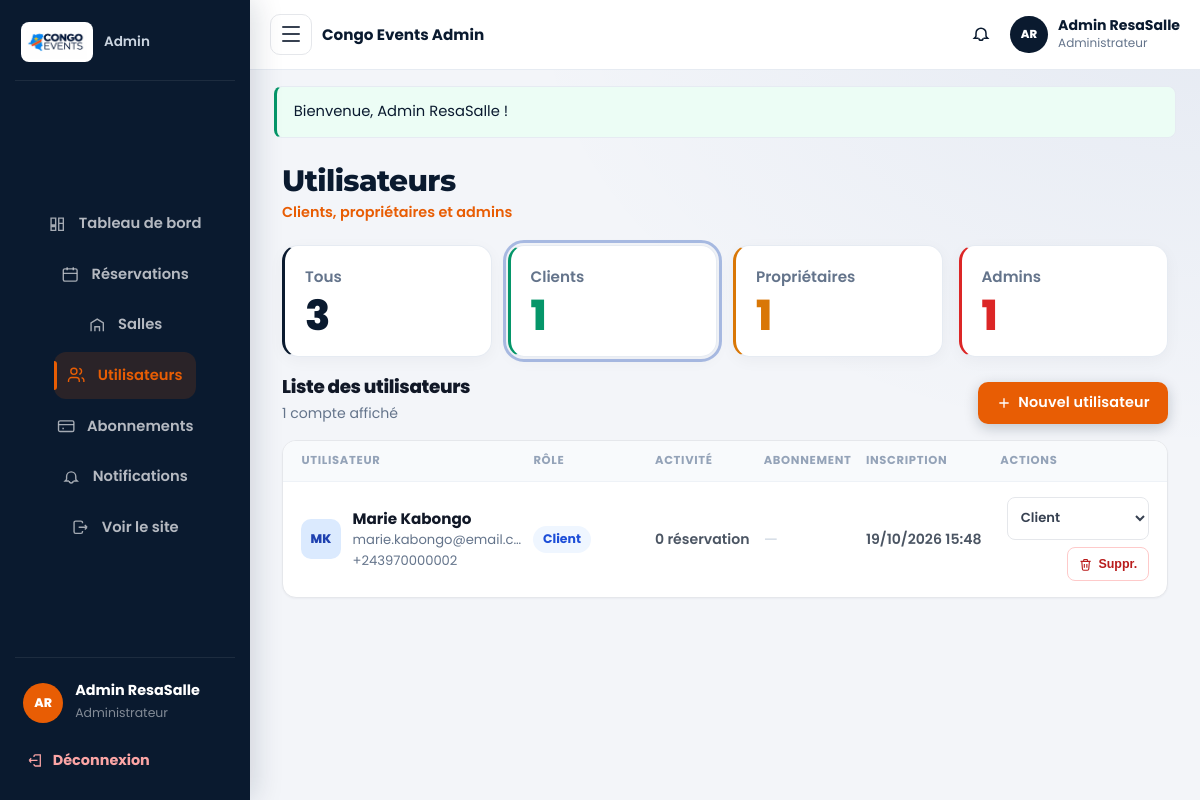
Screenshot of /admin/utilisateurs.php?role=client (signed in) with the database file from the repository.
### tables this page shows
CREATE TABLE IF NOT EXISTS utilisateurs (
  id INT UNSIGNED AUTO_INCREMENT PRIMARY KEY,
  nom VARCHAR(120) NOT NULL,
  email VARCHAR(180) NOT NULL UNIQUE,
  telephone VARCHAR(30) DEFAULT NULL,
  mot_de_passe VARCHAR(255) NOT NULL,
  role ENUM('admin', 'client', 'proprietaire') NOT NULL DEFAULT 'client',
  date_creation DATETIME NOT NULL DEFAULT CURRENT_TIMESTAMP
);

### includes/functions.php (called while the page is built, shortened)
<?php
require_once __DIR__ . '/../config/database.php';
function e(?string $value): string
{
    return htmlspecialchars((string) $value, ENT_QUOTES, 'UTF-8');
}
function get_flash(): ?array
{
    $flash = $_SESSION['flash'];
    return $flash;
}
function current_user(): ?array
{
    return $_SESSION['user'] ?? null;
}
function require_login(): void
{
    try {
        $uid = (int) (current_user()['id'] ?? 0);
        if ($uid > 0) {
            $stmt = db()->prepare('SELECT role, nom, email FROM utilisateurs WHERE id = ? LIMIT 1');
            $stmt->execute([$uid]);
        }
    } catch (Throwable $e) {
    }
}
function require_admin(): void
{
    require_login();
}
function role_label(string $role): string
{
    $labels = [
        'admin'        => 'Administrateur',
        'client'       => 'Client',
        'proprietaire' => 'Propriétaire',
        'organisateur' => 'Client',
    ];
    return $labels[$role] ?? $role;
}
function format_datetime(?string $datetime): string
{
    $dt = DateTime::createFromFormat('Y-m-d H:i:s', $datetime)
        ?: DateTime::createFromFormat('Y-m-d\TH:i', $datetime);
    return $dt->format('d/m/Y H:i');
}
function asset(string $path): string
{
    return rtrim(APP_URL, '/') . '/assets/' . ltrim($path, '/');
}
function url(string $path = ''): string
{
    return rtrim(APP_URL, '/') . '/' . ltrim($path, '/');
}

### config/database.php (called while the page is built, shortened)
<?php
function db(): PDO
{
    static $pdo = null;
    if ($pdo === null) {
        $dsn = 'mysql:host=' . DB_HOST . ';port=' . DB_PORT . ';dbname=' . DB_NAME . ';charset=' . DB_CHARSET;
        $options = [
            PDO::ATTR_ERRMODE            => PDO::ERRMODE_EXCEPTION,
            PDO::ATTR_DEFAULT_FETCH_MODE => PDO::FETCH_ASSOC,
            PDO::ATTR_EMULATE_PREPARES   => false,
            PDO::ATTR_TIMEOUT            => 5,
        ];
        for ($i = 0; $i < 3; $i++) {
            try {
                $pdo = new PDO($dsn, DB_USER, DB_PASS, $options);
                break;
            } catch (PDOException $e) {
                $last = $e;
                usleep(400000);
            }
        }
    }
    return $pdo;
}

### admin/utilisateurs.php (the view, shortened to what this page needs)
<?php
require_once __DIR__ . '/../includes/functions.php';
require_admin();
$allowedRoles = ['admin', 'client', 'proprietaire'];
$roleFilter = $_GET['role'] ?? '';
$errors = [];
$showCreate = !empty($_POST['action']) && $_POST['action'] === 'create' && !empty($errors);
$sql = 'SELECT u.*,
      (SELECT COUNT(*) FROM reservations r WHERE r.utilisateur_id = u.id) AS nb_reservations,
      (SELECT COUNT(*) FROM salles s WHERE s.proprietaire_id = u.id) AS nb_salles,
      (SELECT COUNT(*) FROM abonnements a WHERE a.utilisateur_id = u.id AND a.statut = \'actif\' AND a.date_fin >= NOW()) AS abo_actif
     FROM utilisateurs u';
$params = [];
if (in_array($roleFilter, $allowedRoles, true)) {
    $sql .= ' WHERE u.role = ?';
    $params[] = $roleFilter;
}
$sql .= ' ORDER BY u.date_creation DESC';
$stmt = db()->prepare($sql);
$stmt->execute($params);
$users = $stmt->fetchAll();
$counts = ['all' => 0, 'admin' => 0, 'client' => 0, 'proprietaire' => 0];
foreach (db()->query('SELECT role, COUNT(*) AS n FROM utilisateurs GROUP BY role')->fetchAll() as $row) {
    $counts[$row['role']] = (int) $row['n'];
    $counts['all'] += (int) $row['n'];
}
function admin_user_initials(string $name): string
{
    $initials = '';
    foreach (preg_split('/\s+/', trim($name)) as $part) {
        $ch = function_exists('mb_substr')
            ? mb_strtoupper(mb_substr($part, 0, 1))
            : strtoupper(substr($part, 0, 1));
        $initials .= $ch;
        if (strlen($initials) >= 2) {
            break;
        }
    }
    return $initials !== '' ? $initials : 'U';
}
$adminPage = 'utilisateurs';
require __DIR__ . '/../includes/admin-header.php';
?>
<section class="users-page">
  <div class="dash-stats users-stats">
    <a class="dash-stat dash-stat-blue <?= $roleFilter === '' ? 'is-selected' : '' ?>" href="<?= e(url('admin/utilisateurs.php')) ?>">
      <div class="dash-stat-label">Tous</div>
      <div class="dash-stat-value"><?= (int) $counts['all'] ?></div>
    </a>
    <a class="dash-stat dash-stat-green <?= $roleFilter === 'client' ? 'is-selected' : '' ?>" href="<?= e(url('admin/utilisateurs.php?role=client')) ?>">
      <div class="dash-stat-label">Clients</div>
      <div class="dash-stat-value"><?= (int) $counts['client'] ?></div>
    </a>
    <a class="dash-stat dash-stat-amber <?= $roleFilter === 'proprietaire' ? 'is-selected' : '' ?>" href="<?= e(url('admin/utilisateurs.php?role=proprietaire')) ?>">
      <div class="dash-stat-label">Propriétaires</div>
      <div class="dash-stat-value"><?= (int) $counts['proprietaire'] ?></div>
    </a>
    <a class="dash-stat dash-stat-red <?= $roleFilter === 'admin' ? 'is-selected' : '' ?>" href="<?= e(url('admin/utilisateurs.php?role=admin')) ?>">
      <div class="dash-stat-label">Admins</div>
      <div class="dash-stat-value"><?= (int) $counts['admin'] ?></div>
    </a>
  </div>
  <div class="users-toolbar">
    <div>
      <h2 class="users-title">Liste des utilisateurs</h2>
      <p class="users-sub"><?= count($users) ?> compte<?= count($users) > 1 ? 's' : '' ?> affiché<?= count($users) > 1 ? 's' : '' ?></p>
    </div>
    <button type="button" class="btn btn-primary" data-users-toggle-create aria-expanded="<?= $showCreate || $errors ? 'true' : 'false' ?>">
      <svg viewBox="0 0 24 24" width="16" height="16" fill="none" stroke="currentColor" stroke-width="2"><path d="M12 5v14M5 12h14"/></svg>
      Nouvel utilisateur
    </button>
  </div>
  <div class="users-panel">
    <?php if (!$users): ?>
      <div class="users-empty">
        <strong>Aucun utilisateur</strong>
        <p>Aucun compte ne correspond à ce filtre.</p>
      </div>
    <?php else: ?>
      <div class="users-table-head" aria-hidden="true">
        <span>Utilisateur</span>
        <span>Rôle</span>
        <span>Activité</span>
        <span>Abonnement</span>
        <span>Inscription</span>
        <span>Actions</span>
      </div>
      <ul class="users-list">
        <?php foreach ($users as $u): ?>
          <?php
            $isSelf = (int) $u['id'] === (int) current_user()['id'];
            $roleClass = 'role-client';
            $activity = '—';
            if ($u['role'] === 'client') {
                $n = (int) $u['nb_reservations'];
                $activity = $n . ' réservation' . ($n > 1 ? 's' : '');
            } elseif ($u['role'] === 'proprietaire') {
                $n = (int) $u['nb_salles'];
                $activity = $n . ' salle' . ($n > 1 ? 's' : '');
            }
          ?>
          <li class="users-row">
            <div class="users-identity">
              <div class="users-avatar <?= e($roleClass) ?>"><?= e(admin_user_initials($u['nom'])) ?></div>
              <div class="users-id-text">
                <strong><?= e($u['nom']) ?></strong>
                <span><?= e($u['email']) ?></span>
                <?php if (!empty($u['telephone'])): ?>
                  <span class="users-phone"><?= e($u['telephone']) ?></span>
                <?php endif; ?>
              </div>
            </div>
            <div class="users-cell" data-label="Rôle">
              <span class="users-role <?= e($roleClass) ?>"><?= e(role_label($u['role'])) ?></span>
            </div>
            <div class="users-cell users-meta" data-label="Activité">
              <?= e($activity) ?>
            </div>
            <div class="users-cell" data-label="Abonnement">
              <?php if ($u['role'] === 'proprietaire'): ?>
                <?php if ((int) $u['abo_actif'] > 0): ?>
                  <span class="users-pill is-ok">Actif</span>
                <?php else: ?>
                  <span class="users-pill is-off">Aucun</span>
                <?php endif; ?>
              <?php else: ?>
                <span class="users-dash">—</span>
              <?php endif; ?>
            </div>
            <div class="users-cell users-meta" data-label="Inscription">
              <?= e(format_datetime($u['date_creation'])) ?>
            </div>
            <div class="users-actions" data-label="Actions">
              <form method="post" class="users-role-form">
                <select id="role_<?= (int) $u['id'] ?>" name="role" onchange="this.form.submit()">
                  <?php foreach ($allowedRoles as $r): ?>
                    <option value="<?= e($r) ?>" <?= $u['role'] === $r ? 'selected' : '' ?>><?= e(role_label($r)) ?></option>
                  <?php endforeach; ?>
                </select>
              </form>
              <div class="users-action-btns">
                <?php if (!$isSelf): ?>
                  <form method="post">
                    <button type="submit" class="users-icon-btn is-danger" title="Supprimer" data-confirm="Supprimer cet utilisateur ?">
                      <svg viewBox="0 0 24 24" fill="none" stroke="currentColor" stroke-width="1.8"><path d="M4 7h16M10 11v6M14 11v6M6 7l1 12a2 2 0 0 0 2 2h6a2 2 0 0 0 2-2l1-12M9 7V5a1 1 0 0 1 1-1h4a1 1 0 0 1 1 1v2"/></svg>
                      <span>Suppr.</span>
                    </button>
                  </form>
                <?php endif; ?>
              </div>
            </div>
          </li>
        <?php endforeach; ?>
      </ul>
    <?php endif; ?>
  </div>
</section>
<?php require __DIR__ . '/../includes/admin-footer.php'; ?>

### includes/admin-header.php (shortened to what this page needs)
<?php
$adminPage = $adminPage ?? 'dashboard';
$user = current_user();
$flash = get_flash();
$displayName = $user['nom'] ?? 'Admin';
$initials = '';
foreach (preg_split('/\s+/', trim($displayName)) as $part) {
    $ch = function_exists('mb_substr')
        ? mb_strtoupper(mb_substr($part, 0, 1))
        : strtoupper(substr($part, 0, 1));
    $initials .= $ch;
    if (strlen($initials) >= 2) break;
}
$pageTitles = [
    'dashboard' => ['Tableau de bord', 'Gestion des réservations'],
    'reservations' => ['Réservations', 'Validation des demandes'],
    'salles' => ['Salles', 'Catalogue des espaces'],
    'utilisateurs' => ['Utilisateurs', 'Clients, propriétaires et admins'],
    'abonnements' => ['Abonnements', 'Plans et paiements propriétaires'],
];
[$dashTitle, $dashSubtitle] = $pageTitles[$adminPage] ?? ['Administration', 'Congo Events'];
?>
<!DOCTYPE html>
<html lang="fr">
<head>
  <link rel="stylesheet" href="<?= e(asset('css/style.css')) ?>?v=20261016pay">
  <link rel="stylesheet" href="<?= e(asset('css/dashboard.css')) ?>?v=20261016pay">
</head>
<body class="dash-body">
  <aside class="dash-sidebar" data-dash-sidebar>
    <div class="dash-sidebar-top">
      <a class="dash-brand" href="<?= e(url('admin/index.php')) ?>">
        <img class="dash-brand-logo dash-brand-logo-full" src="<?= e(asset(APP_LOGO)) ?>?v=20261015v2" alt="<?= e(APP_NAME) ?>" width="150" height="60">
        <span class="dash-brand-role"><em>Admin</em></span>
      </a>
    </div>
    <nav class="dash-nav">
      <a href="<?= e(url('admin/index.php')) ?>" class="<?= $adminPage === 'dashboard' ? 'is-active' : '' ?>">
        <svg viewBox="0 0 24 24" fill="none" stroke="currentColor" stroke-width="1.8"><path d="M4 13h6V4H4v9Zm10 7h6V4h-6v16ZM4 20h6v-5H4v5Zm10-9h6V4h-6v7Z"/></svg>
        Tableau de bord
      </a>
      <a href="<?= e(url('admin/reservations.php')) ?>" class="<?= $adminPage === 'reservations' ? 'is-active' : '' ?>">
        <svg viewBox="0 0 24 24" fill="none" stroke="currentColor" stroke-width="1.8"><rect x="3" y="5" width="18" height="16" rx="2"/><path d="M8 3v4M16 3v4M3 11h18"/></svg>
        Réservations
      </a>
      <a href="<?= e(url('admin/salles.php')) ?>" class="<?= $adminPage === 'salles' ? 'is-active' : '' ?>">
        <svg viewBox="0 0 24 24" fill="none" stroke="currentColor" stroke-width="1.8"><path d="M4 20V9l8-5 8 5v11"/><path d="M9 20v-6h6v6"/></svg>
        Salles
      </a>
      <a href="<?= e(url('admin/utilisateurs.php')) ?>" class="<?= $adminPage === 'utilisateurs' ? 'is-active' : '' ?>">
        <svg viewBox="0 0 24 24" fill="none" stroke="currentColor" stroke-width="1.8"><path d="M16 21v-2a4 4 0 0 0-4-4H6a4 4 0 0 0-4 4v2"/><circle cx="9" cy="7" r="4"/><path d="M22 21v-2a4 4 0 0 0-3-3.87M16 3.13a4 4 0 0 1 0 7.75"/></svg>
        Utilisateurs
      </a>
      <a href="<?= e(url('admin/abonnements.php')) ?>" class="<?= $adminPage === 'abonnements' ? 'is-active' : '' ?>">
        <svg viewBox="0 0 24 24" fill="none" stroke="currentColor" stroke-width="1.8"><rect x="2" y="5" width="20" height="14" rx="2"/><path d="M2 10h20M7 15h2"/></svg>
        Abonnements
      </a>
      <?php $adminNotif = unread_notifications_count((int) ($user['id'] ?? 0)); ?>
      <a href="<?= e(url('notifications.php')) ?>" class="<?= $adminPage === 'notifications' ? 'is-active' : '' ?>">
        <svg viewBox="0 0 24 24" fill="none" stroke="currentColor" stroke-width="1.8"><path d="M15 17h5l-1.4-1.4A2 2 0 0 1 18 14.2V11a6 6 0 1 0-12 0v3.2c0 .5-.2 1-.6 1.4L4 17h5"/><path d="M9.5 17a2.5 2.5 0 0 0 5 0"/></svg>
        Notifications<?= $adminNotif > 0 ? ' (' . (int) $adminNotif . ')' : '' ?>
      </a>
      <a href="<?= e(url('index.php')) ?>">
        <svg viewBox="0 0 24 24" fill="none" stroke="currentColor" stroke-width="1.8"><path d="M15 7V6a2 2 0 0 0-2-2H6a2 2 0 0 0-2 2v12a2 2 0 0 0 2 2h7a2 2 0 0 0 2-2v-1"/><path d="M10 12h11m0 0-3-3m3 3-3 3"/></svg>
        Voir le site
      </a>
    </nav>
    <div class="dash-user">
      <div class="dash-user-row">
        <div class="dash-avatar"><?= e($initials) ?></div>
        <div>
          <strong><?= e($displayName) ?></strong>
          <span>Administrateur</span>
        </div>
      </div>
      <a class="dash-logout" href="<?= e(url('logout.php')) ?>">
        <svg viewBox="0 0 24 24" fill="none" stroke="currentColor" stroke-width="1.8"><path d="M10 7V6a2 2 0 0 1 2-2h7v16h-7a2 2 0 0 1-2-2v-1"/><path d="M15 12H3m0 0 3-3m-3 3 3 3"/></svg>
        Déconnexion
      </a>
    </div>
  </aside>
  <div class="dash-main">
    <div class="dash-topbar">
      <button class="dash-menu-btn" type="button" aria-label="Menu" data-dash-toggle>
        <span></span><span></span><span></span>
      </button>
      <div class="dash-topbar-brand">Congo Events Admin</div>
      <a class="notif-bell dash-topbar-bell" href="<?= e(url('notifications.php')) ?>" title="Notifications" aria-label="Notifications">
        <svg viewBox="0 0 24 24" width="20" height="20" fill="none" stroke="currentColor" stroke-width="1.8"><path d="M15 17h5l-1.4-1.4A2 2 0 0 1 18 14.2V11a6 6 0 1 0-12 0v3.2c0 .5-.2 1-.6 1.4L4 17h5"/><path d="M9.5 17a2.5 2.5 0 0 0 5 0"/></svg>
      </a>
      <div class="dash-topbar-user">
        <div class="dash-topbar-avatar"><?= e($initials) ?></div>
        <div>
          <strong><?= e($displayName) ?></strong>
          <span>Administrateur</span>
        </div>
      </div>
    </div>
    <?php if ($flash): ?>
      <div class="dash-flash">
        <div class="alert alert-<?= e($flash['type']) ?>" role="alert" data-auto-dismiss>
          <?= e($flash['message']) ?>
        </div>
      </div>
    <?php endif; ?>
    <div class="dash-content">
      <header class="dash-page-head">
        <div>
          <h1><?= e($dashTitle) ?></h1>
          <p><?= e($dashSubtitle) ?></p>
        </div>
      </header>

### rows the page displays
utilisateurs: nom "Admin ResaSalle"
utilisateurs: nom "MK", nom "Marie Kabongo", email "marie.kabongo@email.cd", telephone "+243970000002", role "Client", activity "0 réservation", date_creation "19/10/2026 15:48"

### other values shown
$initials "AR"
$flash['message'] "Bienvenue, Admin ResaSalle !"
$dashTitle "Utilisateurs"
$dashSubtitle "Clients, propriétaires et admins"
$counts['all'] "3"
$counts['client'] "1"
$counts['proprietaire'] "1"
$counts['admin'] "1"
count($users) "1"
form field role "Client"
